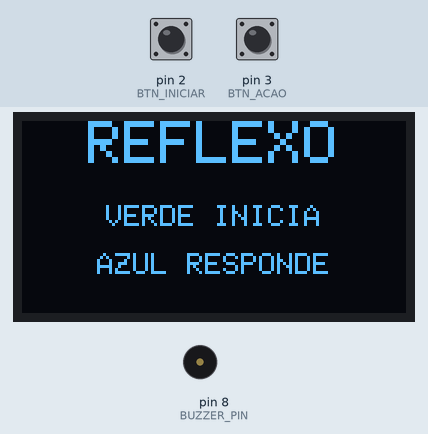
Recording of a sketch running on a simulated Arduino Uno, built with avr-gcc and run on an emulated ATmega328P. Shown: 128×64 one-colour display, buzzer (waves = sounding). Inputs (shaded band) come from the test bench; at power-on: pin 2 (BTN_INICIAR) HIGH, pin 3 (BTN_ACAO) HIGH. Random numbers use the default seed unless the sketch sets one.

Above: at 1.2 s.
1.3 s: pin 2 (BTN_INICIAR) pulled LOW for 0.15 s
At 3.7 s:
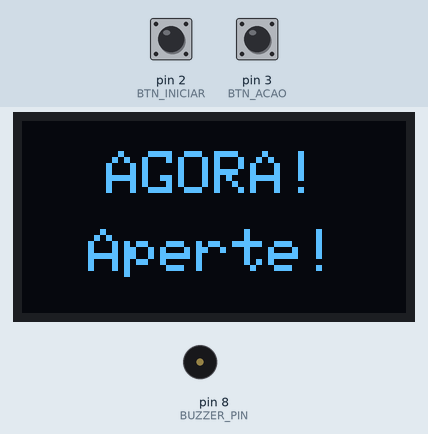
4.0 s: pin 3 (BTN_ACAO) pulled LOW for 0.15 s
At 4.5 s:
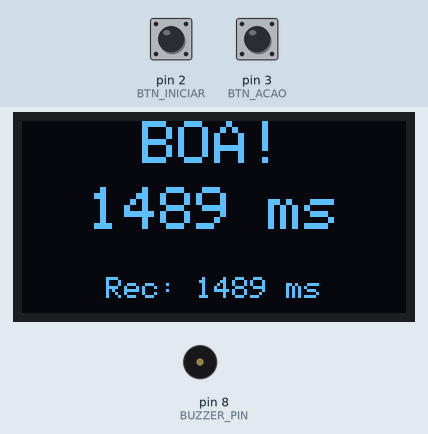
6.7 s: pin 2 (BTN_INICIAR) pulled LOW for 1 s
At 8.0 s:
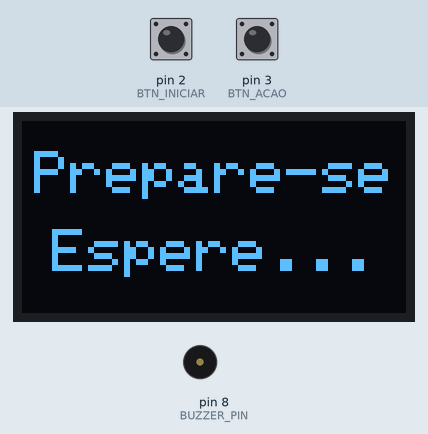
9.9 s: pin 3 (BTN_ACAO) pulled LOW for 1 s
At 10.9 s:
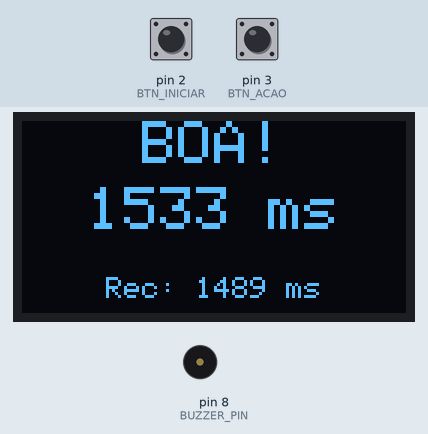
12.4 s: pin 2 (BTN_INICIAR) pulled LOW for 3.2 s
At 13.5 s:
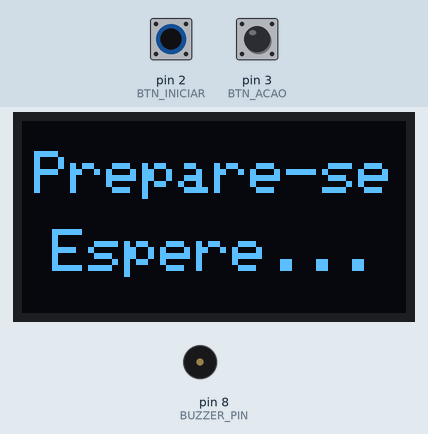
17.1 s: pin 2 (BTN_INICIAR) driven LOW and pin 3 (BTN_ACAO) driven LOW
At 19.2 s:
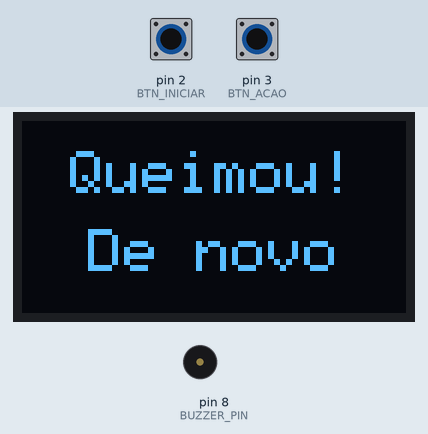
Timing chart, 0 to 21.1 s (numbered marks = the images above; inputs shaded):
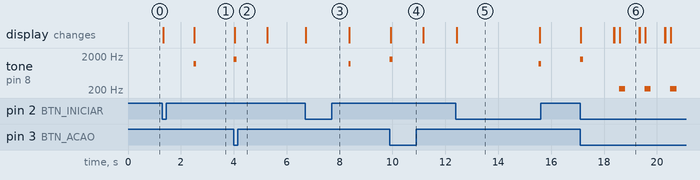

The sketch:

codigo.ino
```cpp
#include <Wire.h>
#include <Adafruit_GFX.h>
#include <Adafruit_SSD1306.h>

#define SCREEN_WIDTH 128
#define SCREEN_HEIGHT 64
#define OLED_RESET -1
Adafruit_SSD1306 display(SCREEN_WIDTH, SCREEN_HEIGHT, &Wire, OLED_RESET);

const int BTN_INICIAR = 2;
const int BTN_ACAO = 3;
const int BUZZER_PIN = 8;

enum EstadoJogo {
  AGUARDANDO_INICIO,
  ESPERANDO_SINAL,
  ESPERANDO_RESPOSTA
};

EstadoJogo estado = AGUARDANDO_INICIO;
unsigned long instanteEstado = 0;
unsigned long atrasoSinal = 0;
unsigned long inicioReacao = 0;

unsigned int melhorTempo = 9999;

void textoCentralizado(const char *texto, int16_t y, uint8_t tamanho) {
  int16_t x1, y1;
  uint16_t largura, altura;

  display.setTextSize(tamanho);
  display.getTextBounds(texto, 0, y, &x1, &y1, &largura, &altura);

  int16_t x = (SCREEN_WIDTH - largura) / 2;
  if (x < 0) x = 0;

  display.setCursor(x, y);
  display.print(texto);
}

void telaGrande(const char *linha1, const char *linha2) {
  display.clearDisplay();
  display.setTextColor(SSD1306_WHITE);
  textoCentralizado(linha1, 10, 2);
  textoCentralizado(linha2, 36, 2);
  display.display();
}

void telaInicio() {
  display.clearDisplay();
  display.setTextColor(SSD1306_WHITE);
  textoCentralizado("REFLEXO", 0, 2);
  textoCentralizado("VERDE INICIA", 28, 1);
  textoCentralizado("AZUL RESPONDE", 44, 1);
  display.display();
}

void telaResultado(unsigned int tempo, unsigned int recorde) {
  char valorTempo[16];
  char valorRecorde[20];

  snprintf(valorTempo, sizeof(valorTempo), "%u ms", tempo);
  snprintf(valorRecorde, sizeof(valorRecorde), "Rec: %u ms", recorde);

  display.clearDisplay();
  display.setTextColor(SSD1306_WHITE);
  textoCentralizado("BOA!", 0, 2);
  textoCentralizado(valorTempo, 22, 2);
  textoCentralizado(valorRecorde, 52, 1);
  display.display();
}

bool pressionado(int pino) {
  return digitalRead(pino) == LOW;
}

void setup() {
  pinMode(BTN_INICIAR, INPUT_PULLUP);
  pinMode(BTN_ACAO, INPUT_PULLUP);
  pinMode(BUZZER_PIN, OUTPUT);

  if (!display.begin(SSD1306_SWITCHCAPVCC, 0x3C)) {
    while (true) {
    }
  }

  randomSeed(analogRead(A0));
  telaInicio();
}

void loop() {
  if (estado == AGUARDANDO_INICIO) {
    if (pressionado(BTN_INICIAR)) {
      estado = ESPERANDO_SINAL;
      instanteEstado = millis();
      atrasoSinal = random(1000, 3500);
      telaGrande("Prepare-se", "Espere...");
      delay(180);
    }
  } else if (estado == ESPERANDO_SINAL) {
    if (pressionado(BTN_ACAO)) {
      tone(BUZZER_PIN, 220, 240);
      telaGrande("Queimou!", "De novo");
      estado = AGUARDANDO_INICIO;
      delay(700);
      telaInicio();
    } else if ((millis() - instanteEstado) >= atrasoSinal) {
      tone(BUZZER_PIN, 1200, 90);
      telaGrande("AGORA!", "Aperte!");
      inicioReacao = millis();
      estado = ESPERANDO_RESPOSTA;
    }
  } else if (estado == ESPERANDO_RESPOSTA) {
    if (pressionado(BTN_ACAO)) {
      unsigned int tempo = millis() - inicioReacao;
      if (tempo < melhorTempo) melhorTempo = tempo;

      tone(BUZZER_PIN, 1600, 120);
      telaResultado(tempo, melhorTempo);
      delay(1200);
      telaInicio();
      estado = AGUARDANDO_INICIO;
    }
  }
}
```

Measured:
- after the input at 1.3 s, tone on pin 8 (BUZZER_PIN): silent → 1200 Hz after 1.2 s, → silent 0.09 s later; the display: first changes at once (image 1 shows a later state)
- after the input at 4.0 s, tone on pin 8 (BUZZER_PIN): silent → 1600 Hz at once, → silent 0.12 s later; the display: changes at once (image 2)
- after the input at 6.7 s, tone on pin 8 (BUZZER_PIN): silent → 1200 Hz after 1.6 s, → silent 0.09 s later; the display: changes at once (image 3)
- after the input at 9.9 s, tone on pin 8 (BUZZER_PIN): silent → 1600 Hz at once, → silent 0.12 s later; the display: changes at once (image 4)
- after the input at 12.4 s, tone on pin 8 (BUZZER_PIN): silent → 1200 Hz after 3.1 s, → silent 0.09 s later; the display: changes at once (image 5)
- after the input at 17.1 s, tone on pin 8 (BUZZER_PIN): plays 1600 Hz for 0.12 s, 220 Hz for 0.24 s, 220 Hz for 0.24 s, 220 Hz for 0.24 s, starting at once; the display: first changes at once (image 6 shows a later state)
- what the display in image 5 shows lasts 3.2 s, from 12.4 s to 15.6 s
